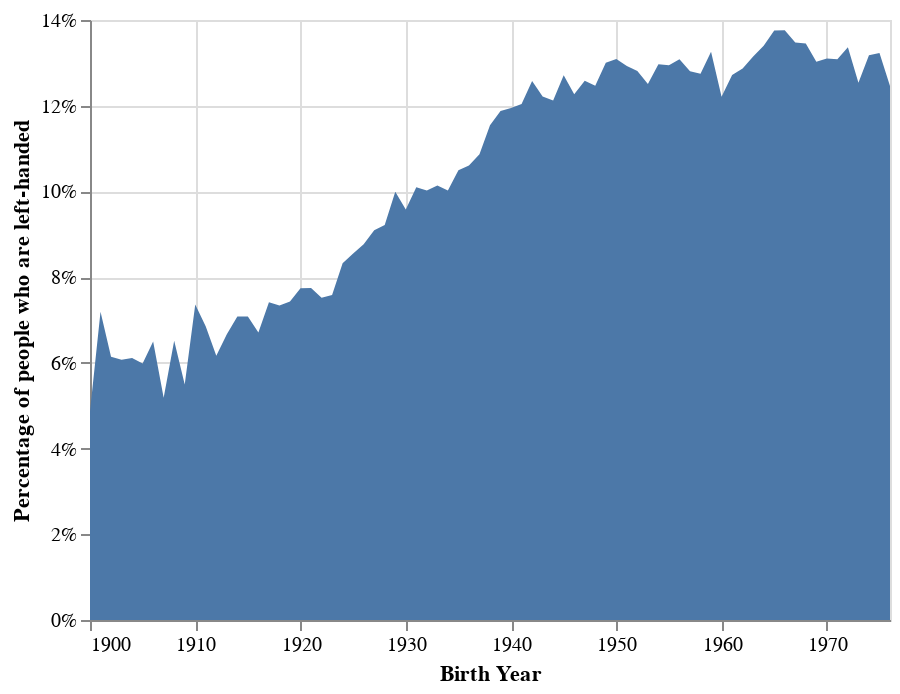

Notebook cell for this chart:
### Markdown cell above
## Rates of left-handedness over time
<p>Let's convert this data into a plot of the rates of left-handedness as a function of the year of birth, and average over male and female to get a single rate for both sexes. </p>
<p>Since the study was done in 1986, the data after this conversion will be the percentage of people alive in 1986 who are left-handed as a function of the year they were born. </p>

### Code cell
#collapse
lefthanded_data['Birth Year'] = pd.to_datetime(1986 - lefthanded_data['Age'], format="%Y")

lefthanded_data['L_Percent'] = lefthanded_data[['Female', 'Male']].mean(axis=1) / 100


chart = alt.Chart(lefthanded_data).mark_area().encode(
    x='Birth Year:T', 
    y=alt.Y('L_Percent:Q', axis=alt.Axis(format='%', title='Percentage of people who are left-handed'))
)

chart

### Figure 1 — Vega-Lite specification as saved in the notebook (floating-point values rounded to 4 significant figures)
{"config": {"view": {"continuousWidth": 400, "continuousHeight": 300}}, "data": {"name": "data-a61d2a4ef595e95b9d373984e9e9fc66"}, "mark": "area", "encoding": {"x": {"type": "temporal", "field": "Birth Year"}, "y": {"type": "quantitative", "axis": {"format": "%", "title": "Percentage of people who are left-handed"}, "field": "L_Percent"}}, "$schema": "https://vega.github.io/schema/vega-lite/v4.8.1.json", "datasets": {"data-a61d2a4ef595e95b9d373984e9e9fc66": [{"Age": 10, "Male": 12.72, "Female": 12.2, "Birth Year": "1976-01-01T00:00:00", "L_Percent": 0.1246}, {"Age": 11, "Male": 15.32, "Female": 11.14, "Birth Year": "1975-01-01T00:00:00", "L_Percent": 0.1323}, {"Age": 12, "Male": 14.81, "Female": 11.55, "Birth Year": "1974-01-01T00:00:00", "L_Percent": 0.1318}, {"Age": 13, "Male": 13.79, "Female": 11.28, "Birth Year": "1973-01-01T00:00:00", "L_Percent": 0.1254}, {"Age": 14, "Male": 15.16, "Female": 11.57, "Birth Year": "1972-01-01T00:00:00", "L_Percent": 0.1336}, {"Age": 15, "Male": 14.09, "Female": 12.08, "Birth Year": "1971-01-01T00:00:00", "L_Percent": 0.1308}, {"Age": 16, "Male": 14.15, "Female": 12.06, "Birth Year": "1970-01-01T00:00:00", "L_Percent": 0.131}, {"Age": 17, "Male": 14.52, "Female": 11.52, "Birth Year": "1969-01-01T00:00:00", "L_Percent": 0.1302}, {"Age": 18, "Male": 14.73, "Female": 12.18, "Birth Year": "1968-01-01T00:00:00", "L_Percent": 0.1345}, {"Age": 19, "Male": 15.07, "Female": 11.88, "Birth Year": "1967-01-01T00:00:00", "L_Percent": 0.1348}, {"Age": 20, "Male": 15.55, "Female": 11.97, "Birth Year": "1966-01-01T00:00:00", "L_Percent": 0.1376}, {"Age": 21, "Male": 15.36, "Female": 12.15, "Birth Year": "1965-01-01T00:00:00", "L_Percent": 0.1376}, {"Age": 22, "Male": 13.93, "Female": 12.87, "Birth Year": "1964-01-01T00:00:00", "L_Percent": 0.134}, {"Age": 23, "Male": 14.76, "Female": 11.54, "Birth Year": "1963-01-01T00:00:00", "L_Percent": 0.1315}, {"Age": 24, "Male": 14.41, "Female": 11.33, "Birth Year": "1962-01-01T00:00:00", "L_Percent": 0.1287}, {"Age": 25, "Male": 13.76, "Female": 11.68, "Birth Year": "1961-01-01T00:00:00", "L_Percent": 0.1272}, {"Age": 26, "Male": 13.55, "Female": 10.87, "Birth Year": "1960-01-01T00:00:00", "L_Percent": 0.1221}, {"Age": 27, "Male": 14.21, "Female": 12.31, "Birth Year": "1959-01-01T00:00:00", "L_Percent": 0.1326}, {"Age": 28, "Male": 14.43, "Female": 11.06, "Birth Year": "1958-01-01T00:00:00", "L_Percent": 0.1274}, {"Age": 29, "Male": 14.24, "Female": 11.37, "Birth Year": "1957-01-01T00:00:00", "L_Percent": 0.128}, {"Age": 30, "Male": 14.58, "Female": 11.59, "Birth Year": "1956-01-01T00:00:00", "L_Percent": 0.1309}, {"Age": 31, "Male": 14.21, "Female": 11.68, "Birth Year": "1955-01-01T00:00:00", "L_Percent": 0.1295}, {"Age": 32, "Male": 14.84, "Female": 11.1, "Birth Year": "1954-01-01T00:00:00", "L_Percent": 0.1297}, {"Age": 33, "Male": 13.87, "Female": 11.14, "Birth Year": "1953-01-01T00:00:00", "L_Percent": 0.1251}, {"Age": 34, "Male": 14.7, "Female": 10.93, "Birth Year": "1952-01-01T00:00:00", "L_Percent": 0.1281}, {"Age": 35, "Male": 14.42, "Female": 11.43, "Birth Year": "1951-01-01T00:00:00", "L_Percent": 0.1293}, {"Age": 36, "Male": 14.93, "Female": 11.25, "Birth Year": "1950-01-01T00:00:00", "L_Percent": 0.1309}, {"Age": 37, "Male": 14.64, "Female": 11.37, "Birth Year": "1949-01-01T00:00:00", "L_Percent": 0.1301}, {"Age": 38, "Male": 14.09, "Female": 10.84, "Birth Year": "1948-01-01T00:00:00", "L_Percent": 0.1246}, {"Age": 39, "Male": 14.3, "Female": 10.87, "Birth Year": "1947-01-01T00:00:00", "L_Percent": 0.1258}, {"Age": 40, "Male": 13.97, "Female": 10.56, "Birth Year": "1946-01-01T00:00:00", "L_Percent": 0.1227}, {"Age": 41, "Male": 13.77, "Female": 11.64, "Birth Year": "1945-01-01T00:00:00", "L_Percent": 0.1271}, {"Age": 42, "Male": 13.74, "Female": 10.49, "Birth Year": "1944-01-01T00:00:00", "L_Percent": 0.1212}, {"Age": 43, "Male": 13.44, "Female": 10.99, "Birth Year": "1943-01-01T00:00:00", "L_Percent": 0.1221}, {"Age": 44, "Male": 13.77, "Female": 11.39, "Birth Year": "1942-01-01T00:00:00", "L_Percent": 0.1258}, {"Age": 45, "Male": 14.0, "Female": 10.08, "Birth Year": "1941-01-01T00:00:00", "L_Percent": 0.1204}, {"Age": 46, "Male": 13.54, "Female": 10.36, "Birth Year": "1940-01-01T00:00:00", "L_Percent": 0.1195}, {"Age": 47, "Male": 13.49, "Female": 10.26, "Birth Year": "1939-01-01T00:00:00", "L_Percent": 0.1188}, {"Age": 48, "Male": 13.2, "Female": 9.892, "Birth Year": "1938-01-01T00:00:00", "L_Percent": 0.1155}, {"Age": 49, "Male": 12.48, "Female": 9.252, "Birth Year": "1937-01-01T00:00:00", "L_Percent": 0.1087}, {"Age": 50, "Male": 11.81, "Female": 9.406, "Birth Year": "1936-01-01T00:00:00", "L_Percent": 0.1061}, {"Age": 51, "Male": 11.4, "Female": 9.588, "Birth Year": "1935-01-01T00:00:00", "L_Percent": 0.1049}, {"Age": 52, "Male": 11.35, "Female": 8.701, "Birth Year": "1934-01-01T00:00:00", "L_Percent": 0.1002}, {"Age": 53, "Male": 11.52, "Female": 8.754, "Birth Year": "1933-01-01T00:00:00", "L_Percent": 0.1014}, {"Age": 54, "Male": 11.53, "Female": 8.509, "Birth Year": "1932-01-01T00:00:00", "L_Percent": 0.1002}, {"Age": 55, "Male": 11.52, "Female": 8.675, "Birth Year": "1931-01-01T00:00:00", "L_Percent": 0.101}, {"Age": 56, "Male": 11.01, "Female": 8.142, "Birth Year": "1930-01-01T00:00:00", "L_Percent": 0.09577}, {"Age": 57, "Male": 11.91, "Female": 8.078, "Birth Year": "1929-01-01T00:00:00", "L_Percent": 0.09993}, {"Age": 58, "Male": 10.62, "Female": 7.811, "Birth Year": "1928-01-01T00:00:00", "L_Percent": 0.09215}, {"Age": 59, "Male": 10.17, "Female": 8.027, "Birth Year": "1927-01-01T00:00:00", "L_Percent": 0.09097}, {"Age": 60, "Male": 9.879, "Female": 7.653, "Birth Year": "1926-01-01T00:00:00", "L_Percent": 0.08766}, {"Age": 61, "Male": 9.895, "Female": 7.207, "Birth Year": "1925-01-01T00:00:00", "L_Percent": 0.08551}, {"Age": 62, "Male": 9.248, "Female": 7.396, "Birth Year": "1924-01-01T00:00:00", "L_Percent": 0.08322}, {"Age": 63, "Male": 8.6, "Female": 6.561, "Birth Year": "1923-01-01T00:00:00", "L_Percent": 0.07581}, {"Age": 64, "Male": 8.291, "Female": 6.744, "Birth Year": "1922-01-01T00:00:00", "L_Percent": 0.07517}, {"Age": 65, "Male": 8.563, "Female": 6.933, "Birth Year": "1921-01-01T00:00:00", "L_Percent": 0.07748}, {"Age": 66, "Male": 8.77, "Female": 6.716, "Birth Year": "1920-01-01T00:00:00", "L_Percent": 0.07743}, {"Age": 67, "Male": 8.576, "Female": 6.291, "Birth Year": "1919-01-01T00:00:00", "L_Percent": 0.07433}, {"Age": 68, "Male": 8.074, "Female": 6.599, "Birth Year": "1918-01-01T00:00:00", "L_Percent": 0.07337}, {"Age": 69, "Male": 8.542, "Female": 6.284, "Birth Year": "1917-01-01T00:00:00", "L_Percent": 0.07413}, {"Age": 70, "Male": 7.927, "Female": 5.493, "Birth Year": "1916-01-01T00:00:00", "L_Percent": 0.0671}, {"Age": 71, "Male": 8.366, "Female": 5.793, "Birth Year": "1915-01-01T00:00:00", "L_Percent": 0.07079}, {"Age": 72, "Male": 7.559, "Female": 6.604, "Birth Year": "1914-01-01T00:00:00", "L_Percent": 0.07082}, {"Age": 73, "Male": 7.47, "Female": 5.865, "Birth Year": "1913-01-01T00:00:00", "L_Percent": 0.06668}, {"Age": 74, "Male": 7.081, "Female": 5.249, "Birth Year": "1912-01-01T00:00:00", "L_Percent": 0.06165}, {"Age": 75, "Male": 8.253, "Female": 5.443, "Birth Year": "1911-01-01T00:00:00", "L_Percent": 0.06848}, {"Age": 76, "Male": 8.77, "Female": 5.959, "Birth Year": "1910-01-01T00:00:00", "L_Percent": 0.07364}, {"Age": 77, "Male": 5.397, "Female": 5.594, "Birth Year": "1909-01-01T00:00:00", "L_Percent": 0.05495}, {"Age": 78, "Male": 6.937, "Female": 6.091, "Birth Year": "1908-01-01T00:00:00", "L_Percent": 0.06514}, {"Age": 79, "Male": 4.886, "Female": 5.49, "Birth Year": "1907-01-01T00:00:00", "L_Percent": 0.05188}, {"Age": 80, "Male": 6.939, "Female": 6.056, "Birth Year": "1906-01-01T00:00:00", "L_Percent": 0.06498}, {"Age": 81, "Male": 7.188, "Female": 4.779, "Birth Year": "1905-01-01T00:00:00", "L_Percent": 0.05984}, {"Age": 82, "Male": 7.35, "Female": 4.875, "Birth Year": "1904-01-01T00:00:00", "L_Percent": 0.06113}, {"Age": 83, "Male": 6.471, "Female": 5.673, "Birth Year": "1903-01-01T00:00:00", "L_Percent": 0.06072}, {"Age": 84, "Male": 6.511, "Female": 5.775, "Birth Year": "1902-01-01T00:00:00", "L_Percent": 0.06143}, {"Age": 85, "Male": 7.338, "Female": 7.051, "Birth Year": "1901-01-01T00:00:00", "L_Percent": 0.07195}, {"Age": 86, "Male": 5.059, "Female": 4.681, "Birth Year": "1900-01-01T00:00:00", "L_Percent": 0.0487}]}}
